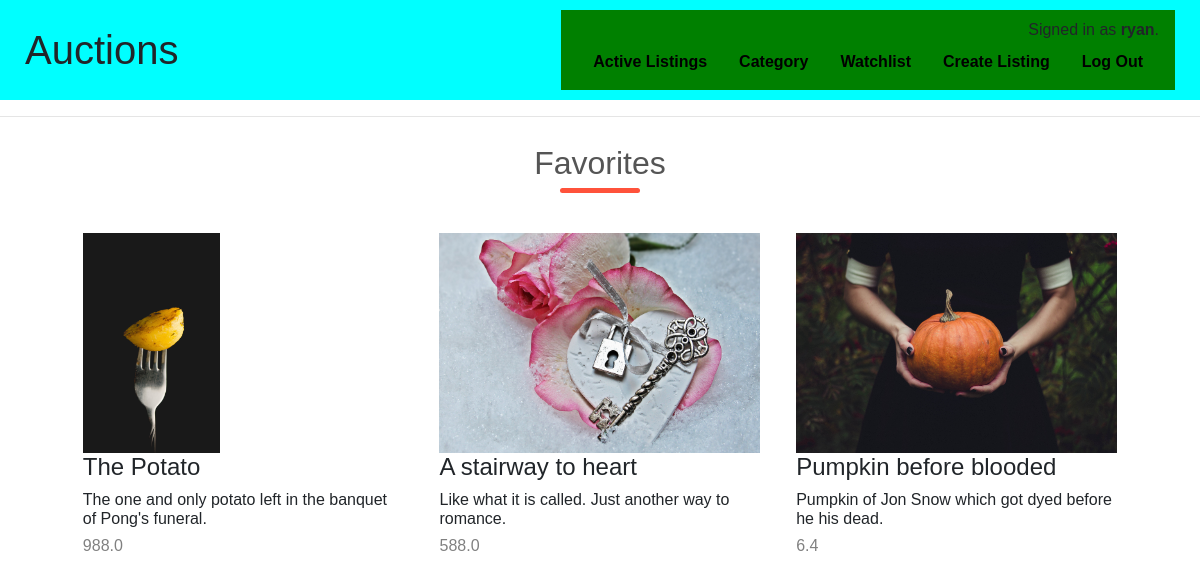
The app's page /watchlist (signed in) with its own data.
### auctions/models.py (models this page shows, shortened)
class User(AbstractUser):
    pass

class Listing(models.Model):
    item_image = models.ImageField(upload_to='images/', blank=True, null=True)
    item_name = models.CharField(max_length=64)
    item_desc = models.CharField(max_length=128)
    starting_bid = models.FloatField()
    item_category = models.ForeignKey(Category, on_delete=models.CASCADE, related_name="classified")
    watchlist = models.ManyToManyField(User, blank=True, related_name="favorites")
    bid_count = models.IntegerField(default=0, blank=False)
    is_active = models.BooleanField(default=True)
    item_creater = models.ForeignKey(User, on_delete=models.CASCADE, related_name="creater")

### auctions/views.py (the view)
# urls.py: path("watchlist", views.watchlist, name="watchlist"),
def watchlist(request):
    if_user_login(request)
    user_watchlist = (User.objects.get(id=request.user.id)).favorites.all()
    return render(request, "auctions/watchlist.html", {
        "user_name": request.user,
        "user_watchlist": user_watchlist
    })

### auctions/views.py (called while the page is built)
def if_user_login(request):
    if not request.user.is_authenticated:
        return HttpResponseRedirect(reverse("login"))

### auctions/templates/auctions/watchlist.html
{% extends "auctions/layout.html" %}
{% block body %}
    <h2 class="theme">Favorites</h2>
    <div class="listings-row">
        {% for item in user_watchlist %}
            <div class="listings-col-3">
                <a href="{% url 'detail' item.item_name %}">
                    <img src="{{ item.item_image.url }}">
                </a>
                <h4>{{ item.item_name }}</h4>
                <h6>{{ item.item_desc }}</h5>
                <h6 class="bid">{{ item.starting_bid }}</h6>
            </div>
        {% endfor %}
    </div>
{% endblock %}

### auctions/templates/auctions/layout.html (shortened to what this page needs)
{% load static %}
<!DOCTYPE html>
<html lang="en">
    <head>
        <link rel="stylesheet" href="https://stackpath.bootstrapcdn.com/bootstrap/4.4.1/css/bootstrap.min.css">
        <link href="{% static 'auctions/styles.css' %}" rel="stylesheet">
    </head>
    <body>
        <div class="header">
            <div class="row">
                <h1>Auctions</h1>
                <div class="navbar">
                    <div class="sign-in-bar">
                        {% if user.is_authenticated %}
                            Signed in as <strong>{{ user.username }}</strong>.
                        {% else %}
                            Not signed in.
                        {% endif %}
                    </div>
                    <ul class="nav">
                        <li class="nav-item">
                            <a class="nav-link" href="{% url 'index' %}">Active Listings</a>
                        </li>
                        <li class="nav-item">
                            <a class="nav-link" href="{% url 'category' %}">Category</a>
                        </li>
                        {% if user.is_authenticated %}
                            <li class="nav-item">
                                <a class="nav-link" href="{% url 'watchlist' %}">Watchlist</a>
                            </li>
                            <li class="nav-item">
                                <a class="nav-link" href="{% url 'create_listing' %}">Create Listing</a>
                            </li>
                            <li class="nav-item">
                                <a class="nav-link" href="{% url 'logout' %}">Log Out</a>
                            </li>
                        {% endif %}
                    </ul>
                </div>
            </div>
        </div>
        <hr>
        <div class="main">
            <div class="row">
                {% block body %}
                {% endblock %}
            </div>
        </div>
    </body>
</html>

### auctions/static/auctions/styles.css (style rules this page uses)
* { margin: 0; padding: 0; box-sizing: border-box; }
body { font-family: 'Poppins', sans-serif; }
h1, h2 { margin-bottom: 0; }
img { max-width: 100%; object-fit: fill; height: 220px; }
.header { max-width: 100%; margin: auto; background-color: cyan; }
.header .row { display: flex; justify-content: space-between; align-items: center; padding: 10px 40px; }
.header .navbar { display: flex; flex-direction: column; justify-content: flex-end; align-items: flex-end; background-color: green; }
.header a { color: black; font-weight: bold; }
.main .row { display: flex; align-items: center; flex-direction: column; }
.theme { position: relative; line-height: 60px; color: #555; text-align: center; }
.theme::after { position: absolute; content: ""; background: #ff523b; width: 80px; height: 5px; border-radius: 5px; bottom: 0; left: 50%; transform: translateX(-50%); }
.listings-row { display: flex; align-items: center; flex-wrap: wrap; justify-content: space-around; margin: 40px 80px; }
.listings-col-3 { position: relative; flex-basis: 30%; min-width: 250px; min-height: 330px; margin-bottom: 30px; transition: transform 0.5s; display: flex; flex-direction: column; }
.listings-col-3 .bid { position: absolute; color: gray; bottom: 0; }

### records on screen
User: username "ryan"
Listing: item_image (picture), item_name "The Potato", item_desc "The one and only potato left in the banquet of Pong's funeral.", starting_bid "988.0"
Listing: item_image (picture), item_name "A stairway to heart", item_desc "Like what it is called. Just another way to romance.", starting_bid "588.0"
Listing: item_image (picture), item_name "Pumpkin before blooded", item_desc "Pumpkin of Jon Snow which got dyed before he his dead.", starting_bid "6.4"
